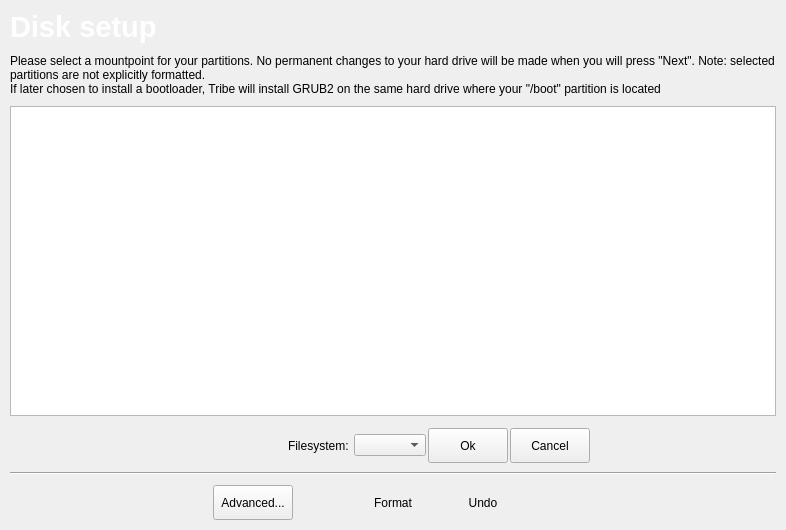
<?xml version="1.0" encoding="UTF-8"?>
<ui version="4.0">
 <class>Partition</class>
 <widget class="QWidget" name="Partition">
  <property name="geometry">
   <rect>
    <x>0</x>
    <y>0</y>
    <width>786</width>
    <height>530</height>
   </rect>
  </property>
  <property name="windowTitle">
   <string>Partition</string>
  </property>
  <layout class="QVBoxLayout" name="verticalLayout">
   <property name="spacing">
    <number>10</number>
   </property>
   <property name="margin">
    <number>10</number>
   </property>
   <item>
    <layout class="QHBoxLayout" name="horizontalLayout">
     <item>
      <widget class="QLabel" name="label">
       <property name="maximumSize">
        <size>
         <width>16777215</width>
         <height>50</height>
        </size>
       </property>
       <property name="font">
        <font>
         <pointsize>14</pointsize>
        </font>
       </property>
       <property name="text">
        <string>&lt;!DOCTYPE HTML PUBLIC &quot;-//W3C//DTD HTML 4.0//EN&quot; &quot;http://www.w3.org/TR/REC-html40/strict.dtd&quot;&gt;
&lt;html&gt;&lt;head&gt;&lt;meta name=&quot;qrichtext&quot; content=&quot;1&quot; /&gt;&lt;style type=&quot;text/css&quot;&gt;
p, li { white-space: pre-wrap; }
&lt;/style&gt;&lt;/head&gt;&lt;body style=&quot; font-family:'Bitstream Vera Sans'; font-size:9pt; font-weight:400; font-style:normal;&quot;&gt;
&lt;p style=&quot; margin-top:0px; margin-bottom:0px; margin-left:0px; margin-right:0px; -qt-block-indent:0; text-indent:0px; font-family:'Sans Serif'; font-size:10pt;&quot;&gt;&lt;span style=&quot; font-size:22pt; font-weight:600; color:#ffffff;&quot;&gt;Disk setup&lt;/span&gt;&lt;/p&gt;&lt;/body&gt;&lt;/html&gt;</string>
       </property>
      </widget>
     </item>
    </layout>
   </item>
   <item>
    <widget class="QLabel" name="descriptionLabel">
     <property name="maximumSize">
      <size>
       <width>16777215</width>
       <height>45</height>
      </size>
     </property>
     <property name="text">
      <string>Please select a mountpoint for your partitions. No permanent changes to your hard drive will be made when you will press &quot;Next&quot;. Note: selected partitions are not explicitly formatted.
If later chosen to install a bootloader, Tribe will install GRUB2 on the same hard drive where your &quot;/boot&quot; partition is located</string>
     </property>
     <property name="scaledContents">
      <bool>true</bool>
     </property>
     <property name="wordWrap">
      <bool>true</bool>
     </property>
    </widget>
   </item>
   <item>
    <widget class="PartitionViewWidget" name="treeWidget">
     <property name="rootIsDecorated">
      <bool>true</bool>
     </property>
     <property name="headerHidden">
      <bool>true</bool>
     </property>
     <column>
      <property name="text">
       <string notr="true">1</string>
      </property>
     </column>
    </widget>
   </item>
   <item>
    <layout class="QHBoxLayout" name="editPartitionLayout">
     <property name="spacing">
      <number>0</number>
     </property>
     <item>
      <layout class="QVBoxLayout" name="verticalLayout_2">
       <property name="spacing">
        <number>2</number>
       </property>
       <item>
        <layout class="QHBoxLayout" name="FileSystemLayout">
         <item>
          <layout class="QGridLayout" name="gridLayout">
           <item row="1" column="3">
            <widget class="QLabel" name="filesystemLabel">
             <property name="enabled">
              <bool>true</bool>
             </property>
             <property name="text">
              <string>Filesystem: </string>
             </property>
            </widget>
           </item>
           <item row="1" column="4" colspan="2">
            <widget class="KComboBox" name="filesystemBox">
             <property name="enabled">
              <bool>true</bool>
             </property>
            </widget>
           </item>
           <item row="0" column="9" rowspan="3">
            <spacer name="horizontalSpacer_4">
             <property name="orientation">
              <enum>Qt::Horizontal</enum>
             </property>
             <property name="sizeHint" stdset="0">
              <size>
               <width>40</width>
               <height>20</height>
              </size>
             </property>
            </spacer>
           </item>
           <item row="0" column="0" rowspan="3">
            <spacer name="horizontalSpacer">
             <property name="orientation">
              <enum>Qt::Horizontal</enum>
             </property>
             <property name="sizeHint" stdset="0">
              <size>
               <width>40</width>
               <height>20</height>
              </size>
             </property>
            </spacer>
           </item>
           <item row="1" column="7">
            <widget class="KPushButton" name="editPartitionCancelButton">
             <property name="minimumSize">
              <size>
               <width>0</width>
               <height>35</height>
              </size>
             </property>
             <property name="text">
              <string>Cancel</string>
             </property>
            </widget>
           </item>
           <item row="0" column="1" rowspan="3">
            <spacer name="horizontalSpacer_6">
             <property name="orientation">
              <enum>Qt::Horizontal</enum>
             </property>
             <property name="sizeHint" stdset="0">
              <size>
               <width>40</width>
               <height>20</height>
              </size>
             </property>
            </spacer>
           </item>
           <item row="0" column="8" rowspan="3">
            <spacer name="horizontalSpacer_5">
             <property name="orientation">
              <enum>Qt::Horizontal</enum>
             </property>
             <property name="sizeHint" stdset="0">
              <size>
               <width>40</width>
               <height>20</height>
              </size>
             </property>
            </spacer>
           </item>
           <item row="0" column="2" rowspan="3">
            <spacer name="horizontalSpacer_7">
             <property name="orientation">
              <enum>Qt::Horizontal</enum>
             </property>
             <property name="sizeHint" stdset="0">
              <size>
               <width>40</width>
               <height>20</height>
              </size>
             </property>
            </spacer>
           </item>
           <item row="1" column="6">
            <widget class="KPushButton" name="editPartitionOkButton">
             <property name="minimumSize">
              <size>
               <width>0</width>
               <height>35</height>
              </size>
             </property>
             <property name="text">
              <string>Ok</string>
             </property>
            </widget>
           </item>
          </layout>
         </item>
        </layout>
       </item>
       <item>
        <spacer name="verticalSpacer">
         <property name="orientation">
          <enum>Qt::Vertical</enum>
         </property>
         <property name="sizeType">
          <enum>QSizePolicy::Fixed</enum>
         </property>
         <property name="sizeHint" stdset="0">
          <size>
           <width>20</width>
           <height>5</height>
          </size>
         </property>
        </spacer>
       </item>
       <item>
        <widget class="Line" name="lowLine">
         <property name="orientation">
          <enum>Qt::Horizontal</enum>
         </property>
        </widget>
       </item>
      </layout>
     </item>
    </layout>
   </item>
   <item>
    <layout class="QHBoxLayout" name="horizontalLayout_2">
     <item>
      <spacer name="horizontalSpacer_2">
       <property name="orientation">
        <enum>Qt::Horizontal</enum>
       </property>
       <property name="sizeHint" stdset="0">
        <size>
         <width>40</width>
         <height>20</height>
        </size>
       </property>
      </spacer>
     </item>
     <item>
      <widget class="QPushButton" name="advancedButton">
       <property name="minimumSize">
        <size>
         <width>0</width>
         <height>35</height>
        </size>
       </property>
       <property name="toolTip">
        <string>Advanced...</string>
       </property>
       <property name="text">
        <string>Advanced...</string>
       </property>
      </widget>
     </item>
     <item>
      <widget class="QPushButton" name="refreshButton">
       <property name="minimumSize">
        <size>
         <width>35</width>
         <height>35</height>
        </size>
       </property>
       <property name="text">
        <string/>
       </property>
       <property name="checkable">
        <bool>false</bool>
       </property>
       <property name="flat">
        <bool>true</bool>
       </property>
      </widget>
     </item>
     <item>
      <widget class="QPushButton" name="formatButton">
       <property name="minimumSize">
        <size>
         <width>35</width>
         <height>35</height>
        </size>
       </property>
       <property name="toolTip">
        <string/>
       </property>
       <property name="text">
        <string>Format</string>
       </property>
       <property name="checkable">
        <bool>true</bool>
       </property>
       <property name="flat">
        <bool>true</bool>
       </property>
      </widget>
     </item>
     <item>
      <widget class="QPushButton" name="undoButton">
       <property name="minimumSize">
        <size>
         <width>35</width>
         <height>35</height>
        </size>
       </property>
       <property name="toolTip">
        <string>Undo</string>
       </property>
       <property name="text">
        <string>Undo</string>
       </property>
       <property name="flat">
        <bool>true</bool>
       </property>
      </widget>
     </item>
     <item>
      <widget class="QPushButton" name="unmountButton">
       <property name="minimumSize">
        <size>
         <width>35</width>
         <height>35</height>
        </size>
       </property>
       <property name="toolTip">
        <string>Unmount the selected partition</string>
       </property>
       <property name="text">
        <string/>
       </property>
       <property name="flat">
        <bool>true</bool>
       </property>
      </widget>
     </item>
     <item>
      <spacer name="horizontalSpacer_3">
       <property name="orientation">
        <enum>Qt::Horizontal</enum>
       </property>
       <property name="sizeHint" stdset="0">
        <size>
         <width>40</width>
         <height>20</height>
        </size>
       </property>
      </spacer>
     </item>
    </layout>
   </item>
  </layout>
 </widget>
 <customwidgets>
  <customwidget>
   <class>KPushButton</class>
   <extends>QPushButton</extends>
   <header>kpushbutton.h</header>
  </customwidget>
  <customwidget>
   <class>KComboBox</class>
   <extends>QComboBox</extends>
   <header>kcombobox.h</header>
  </customwidget>
  <customwidget>
   <class>PartitionViewWidget</class>
   <extends>QTreeWidget</extends>
   <header>src/pages/partitionpage.h</header>
  </customwidget>
 </customwidgets>
 <resources>
  <include location="../tribe.qrc"/>
 </resources>
 <connections/>
</ui>
